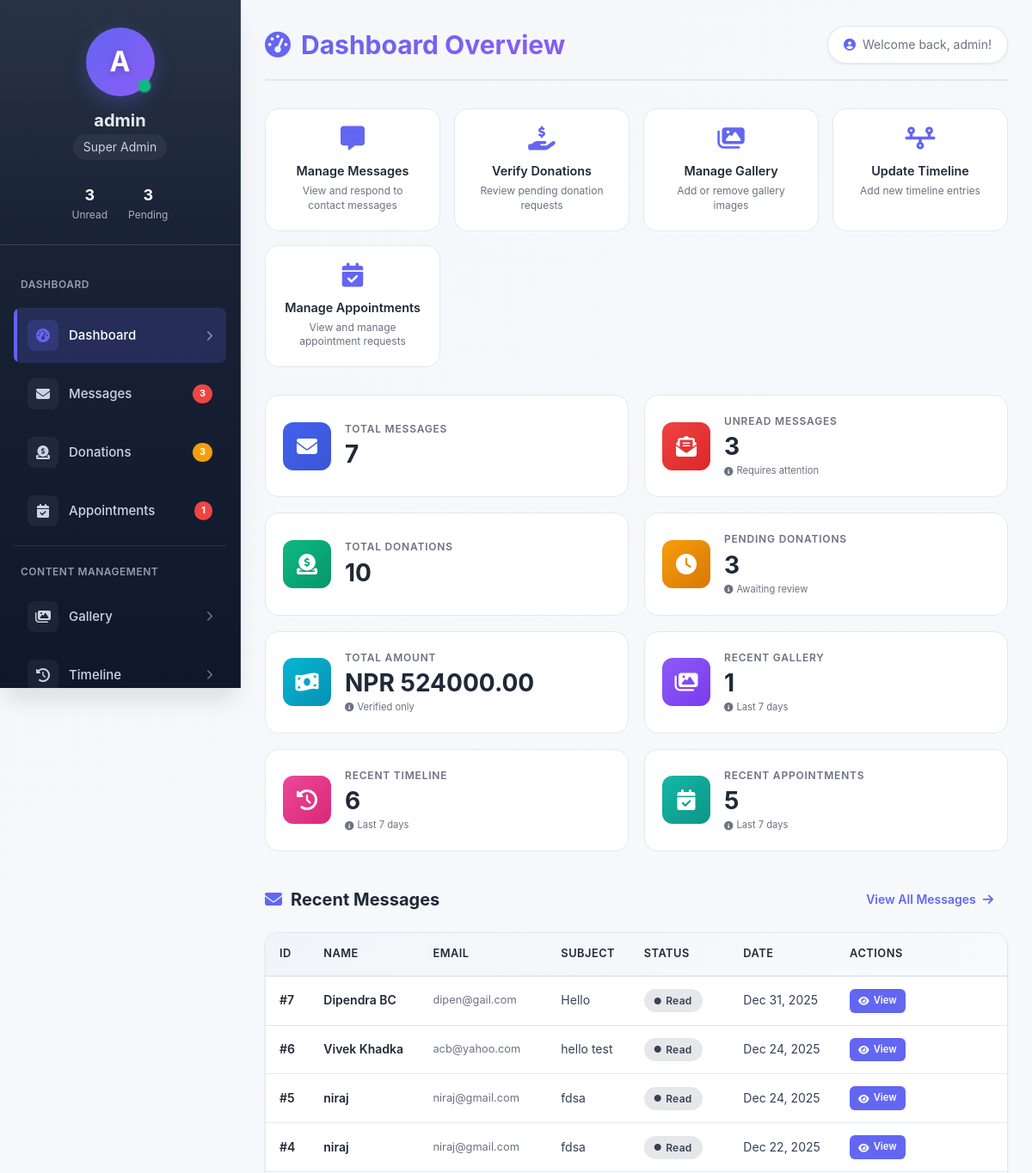
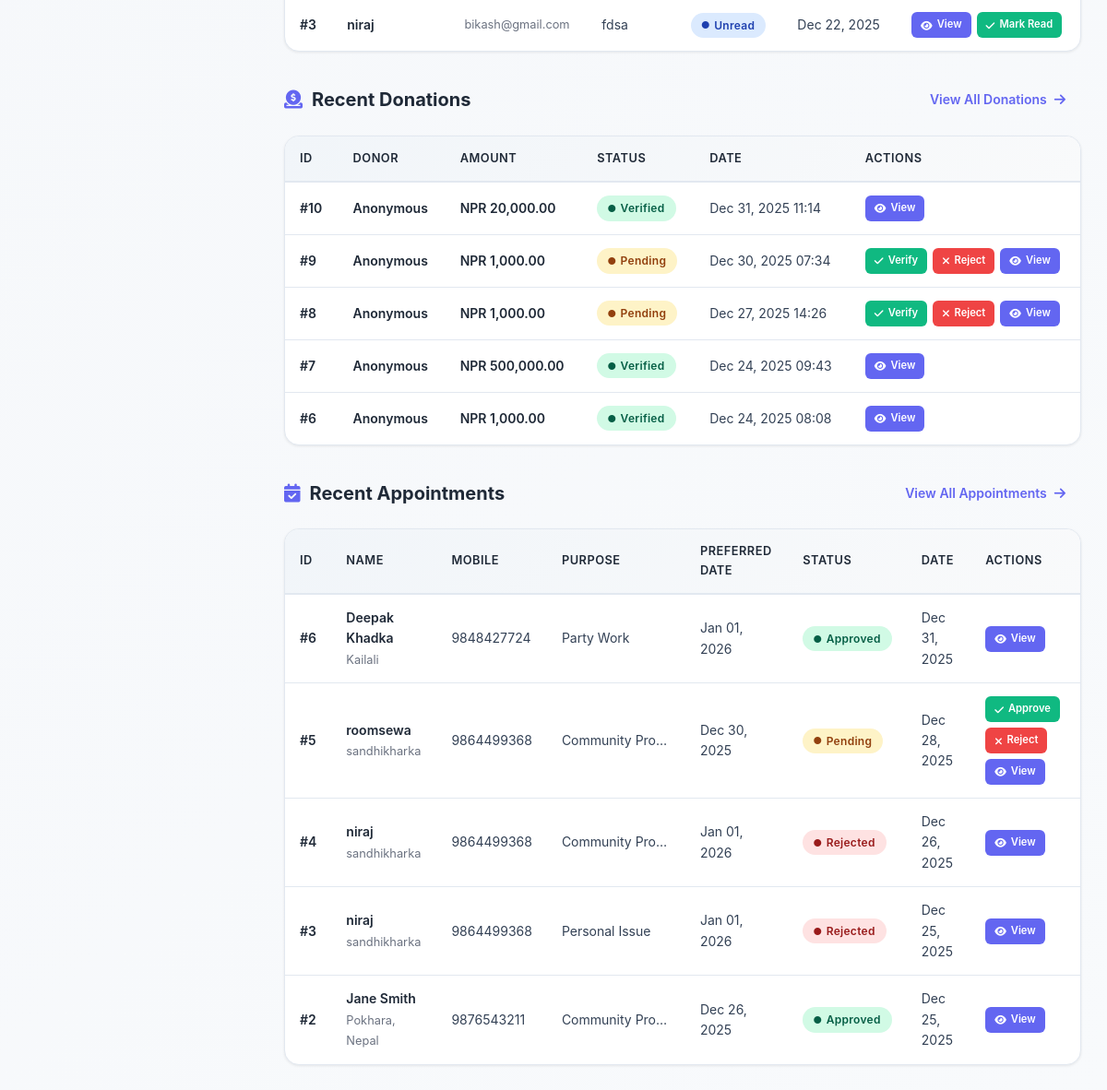
The app's page /backend/admin/dashboard.php (signed in) with its own data (2 pictures, top to bottom).
### tables this page shows
CREATE TABLE `contact_messages` (
  `id` int(11) NOT NULL,
  `name` varchar(100) NOT NULL,
  `email` varchar(100) NOT NULL,
  `subject` varchar(255) NOT NULL,
  `message` text NOT NULL,
  `is_read` tinyint(1) DEFAULT 0,
  `submitted_at` timestamp NOT NULL DEFAULT current_timestamp()
);

CREATE TABLE `donations` (
  `id` int(11) NOT NULL,
  `transaction_id` varchar(50) NOT NULL,
  `donor_name` varchar(100) DEFAULT NULL,
  `donor_email` varchar(100) DEFAULT NULL,
  `amount` decimal(10,2) DEFAULT NULL,
  `transaction_proof` varchar(255) DEFAULT NULL,
  `screenshot_path` varchar(255) DEFAULT NULL,
  `status` enum('pending','verified','rejected') DEFAULT 'pending',
  `phone` varchar(20) DEFAULT NULL,
  `message` text DEFAULT NULL,
  `created_at` timestamp NOT NULL DEFAULT current_timestamp(),
  `verified_at` timestamp NULL DEFAULT NULL
);

CREATE TABLE `appointments` (
  `id` int(11) NOT NULL,
  `full_name` varchar(100) NOT NULL,
  `mobile_number` varchar(20) NOT NULL,
  `address` varchar(255) DEFAULT NULL,
  `purpose` enum('Personal Issue','Community Problem','Development Project','Party Work','Other') NOT NULL,
  `preferred_date` date DEFAULT NULL,
  `message` text DEFAULT NULL,
  `status` enum('pending','approved','rejected','completed') DEFAULT 'pending',
  `submitted_at` timestamp NOT NULL DEFAULT current_timestamp(),
  `updated_at` timestamp NOT NULL DEFAULT current_timestamp() ON UPDATE current_timestamp()
);

### backend/admin/dashboard.php (the view, shortened to what the rows shown need)
<?php
$recent_messages = [];
$recent_donations = [];
$recent_appointments = [];
try {
    $conn = getPDOConnection();
    $stmt = $conn->query("SELECT * FROM contact_messages ORDER BY submitted_at DESC LIMIT 5");
    $recent_messages = $stmt->fetchAll(PDO::FETCH_ASSOC);
    $stmt = $conn->query("SELECT id, transaction_id, donor_name, donor_email, amount, status, created_at FROM donations ORDER BY created_at DESC LIMIT 5");
    $recent_donations = $stmt->fetchAll(PDO::FETCH_ASSOC);
    $stmt = $conn->query("SELECT * FROM appointments ORDER BY submitted_at DESC LIMIT 5");
    $recent_appointments = $stmt->fetchAll(PDO::FETCH_ASSOC);
} catch (PDOException $e) {
    $message = 'Database error: Unable to load dashboard data.';
    error_log("Dashboard error: " . $e->getMessage());
    $recent_appointments = [];
}
?>
<!DOCTYPE html>
<html lang="en">
<head>
    <link rel="stylesheet" href="https://cdnjs.cloudflare.com/ajax/libs/font-awesome/6.4.0/css/all.min.css">
</head>
<body>
    <div class="admin-container">
        <main class="main-content">
            <div class="page-header">
                <h1>
                    <i class="fas fa-tachometer-alt"></i>
                    Dashboard Overview
                </h1>
            </div>
            <div class="data-section">
                <div class="section-header">
                    <h2><i class="fas fa-envelope"></i> Recent Messages</h2>
                </div>
                <div class="card">
                    <?php if (count($recent_messages) > 0): ?>
                    <div class="table-responsive">
                        <table>
                            <thead>
                                <tr>
                                    <th>ID</th>
                                    <th>Name</th>
                                    <th>Email</th>
                                    <th>Subject</th>
                                    <th>Status</th>
                                    <th>Date</th>
                                    <th>Actions</th>
                                </tr>
                            </thead>
                            <tbody>
                                <?php foreach ($recent_messages as $msg): ?>
                                <tr>
                                    <td><strong>#<?php echo $msg['id']; ?></strong></td>
                                    <td><strong><?php echo htmlspecialchars($msg['name']); ?></strong></td>
                                    <td class="email"><?php echo htmlspecialchars($msg['email']); ?></td>
                                    <td class="text-truncate" style="max-width: 200px;">
                                        <?php echo htmlspecialchars(substr($msg['subject'], 0, 30)) . (strlen($msg['subject']) > 30 ? '...' : ''); ?>
                                    </td>
                                    <td>
                                        <span class="status-badge status-<?php echo $msg['is_read'] ? 'read' : 'unread'; ?>">
                                            <i class="fas fa-circle"></i>
                                            <?php echo $msg['is_read'] ? 'Read' : 'Unread'; ?>
                                        </span>
                                    </td>
                                    <td><?php echo date('M d, Y', strtotime($msg['submitted_at'])); ?></td>
                                    <td>
                                        <div class="action-buttons">
                                            <a href="messages.php?action=view&id=<?php echo $msg['id']; ?>" class="btn btn-view btn-sm">
                                                <i class="fas fa-eye"></i> View
                                            </a>
                                            <?php if (!$msg['is_read']): ?>
                                            <a href="messages.php?action=mark_read&id=<?php echo $msg['id']; ?>" class="btn btn-verify btn-sm">
                                                <i class="fas fa-check"></i> Mark Read
                                            </a>
                                            <?php endif; ?>
                                        </div>
                                    </td>
                                </tr>
                                <?php endforeach; ?>
                            </tbody>
                        </table>
                    </div>
                    <?php endif; ?>
                </div>
            </div>
            <div class="data-section">
                <div class="section-header">
                    <h2><i class="fas fa-donate"></i> Recent Donations</h2>
                </div>
                <div class="card">
                    <?php if (count($recent_donations) > 0): ?>
                    <div class="table-responsive">
                        <table>
                            <thead>
                                <tr>
                                    <th>ID</th>
                                    <th>Donor</th>
                                    <th>Amount</th>
                                    <th>Status</th>
                                    <th>Date</th>
                                    <th>Actions</th>
                                </tr>
                            </thead>
                            <tbody>
                                <?php foreach ($recent_donations as $donation): ?>
                                <tr>
                                    <td><strong>#<?php echo $donation['id']; ?></strong></td>
                                    <td>
                                        <strong><?php echo htmlspecialchars($donation['donor_name'] ?: 'Anonymous'); ?></strong><br>
                                    </td>
                                    <td><strong>NPR <?php echo number_format($donation['amount'], 2); ?></strong></td>
                                    <td>
                                        <span class="status-badge status-<?php echo $donation['status']; ?>">
                                            <i class="fas fa-circle"></i>
                                            <?php echo ucfirst($donation['status']); ?>
                                        </span>
                                    </td>
                                    <td><?php echo date('M d, Y H:i', strtotime($donation['created_at'])); ?></td>
                                    <td>
                                        <div class="action-buttons">
                                            <?php if ($donation['status'] === 'pending'): ?>
                                            <a href="donations.php?action=verify&id=<?php echo $donation['id']; ?>" class="btn btn-verify btn-sm">
                                                <i class="fas fa-check"></i> Verify
                                            </a>
                                            <a href="donations.php?action=reject&id=<?php echo $donation['id']; ?>" class="btn btn-reject btn-sm">
                                                <i class="fas fa-times"></i> Reject
                                            </a>
                                            <?php endif; ?>
                                            <a href="donations.php?action=view&id=<?php echo $donation['id']; ?>" class="btn btn-view btn-sm">
                                                <i class="fas fa-eye"></i> View
                                            </a>
                                        </div>
                                    </td>
                                </tr>
                                <?php endforeach; ?>
                            </tbody>
                        </table>
                    </div>
                    <?php endif; ?>
                </div>
            </div>
            <div class="data-section">
                <div class="section-header">
                    <h2><i class="fas fa-calendar-check"></i> Recent Appointments</h2>
                </div>
                <div class="card">
                    <?php if (count($recent_appointments) > 0): ?>
                    <div class="table-responsive">
                        <table>
                            <thead>
                                <tr>
                                    <th>ID</th>
                                    <th>Name</th>
                                    <th>Mobile</th>
                                    <th>Purpose</th>
                                    <th>Preferred Date</th>
                                    <th>Status</th>
                                    <th>Date</th>
                                    <th>Actions</th>
                                </tr>
                            </thead>
                            <tbody>
                                <?php foreach ($recent_appointments as $appt): ?>
                                <tr>
                                    <td><strong>#<?php echo $appt['id']; ?></strong></td>
                                    <td>
                                        <strong><?php echo htmlspecialchars($appt['full_name']); ?></strong><br>
                                        <span class="email"><?php echo htmlspecialchars($appt['address'] ?? 'Not specified'); ?></span>
                                    </td>
                                    <td><?php echo htmlspecialchars($appt['mobile_number']); ?></td>
                                    <td class="text-truncate" style="max-width: 150px;">
                                        <?php echo htmlspecialchars(substr($appt['purpose'], 0, 30)) . (strlen($appt['purpose']) > 30 ? '...' : ''); ?>
                                    </td>
                                    <td>
                                        <?php if ($appt['preferred_date']): ?>
                                            <?php echo date('M d, Y', strtotime($appt['preferred_date'])); ?>
                                        <?php else: ?>
                                            <span style="color: var(--gray);">Not specified</span>
                                        <?php endif; ?>
                                    </td>
                                    <td>
                                        <span class="status-badge status-<?php echo $appt['status']; ?>">
                                            <i class="fas fa-circle"></i>
                                            <?php echo ucfirst($appt['status']); ?>
                                        </span>
                                    </td>
                                    <td><?php echo date('M d, Y', strtotime($appt['submitted_at'])); ?></td>
                                    <td>
                                        <div class="action-buttons">
                                            <?php if ($appt['status'] === 'pending'): ?>
                                            <a href="appointment.php?action=approve&id=<?php echo $appt['id']; ?>" class="btn btn-verify btn-sm">
                                                <i class="fas fa-check"></i> Approve
                                            </a>
                                            <a href="appointment.php?action=reject&id=<?php echo $appt['id']; ?>" class="btn btn-reject btn-sm">
                                                <i class="fas fa-times"></i> Reject
                                            </a>
                                            <?php endif; ?>
                                            <a href="appointment.php?action=view&id=<?php echo $appt['id']; ?>" class="btn btn-view btn-sm">
                                                <i class="fas fa-eye"></i> View
                                            </a>
                                        </div>
                                    </td>
                                </tr>
                                <?php endforeach; ?>
                            </tbody>
                        </table>
                    </div>
                    <?php endif; ?>
                </div>
            </div>
        </main>
    </div>
</body>
</html>

### records on screen
contact_messages: id "7", name "Dipendra BC", email "dipen@gail.com", subject "Hello", is_read "Read", submitted_at "Dec 31, 2025"
contact_messages: id "6", name "Vivek Khadka", email "acb@yahoo.com", subject "hello test", is_read "Read", submitted_at "Dec 24, 2025"
contact_messages: id "5", name "niraj", email "niraj@gmail.com", subject "fdsa", is_read "Read", submitted_at "Dec 24, 2025"
contact_messages: id "4", name "niraj", email "niraj@gmail.com", subject "fdsa", is_read "Read", submitted_at "Dec 22, 2025"
contact_messages: id "3", name "niraj", email "bikash@gmail.com", subject "fdsa", is_read "Unread", submitted_at "Dec 22, 2025"
donations: id "10", donor_name "Anonymous", amount "20,000.00", status "Verified", created_at "Dec 31, 2025 11:14"
donations: id "9", donor_name "Anonymous", amount "1,000.00", status "Pending", created_at "Dec 30, 2025 07:34"
donations: id "8", donor_name "Anonymous", amount "1,000.00", status "Pending", created_at "Dec 27, 2025 14:26"
donations: id "7", donor_name "Anonymous", amount "500,000.00", status "Verified", created_at "Dec 24, 2025 09:43"
donations: id "6", donor_name "Anonymous", amount "1,000.00", status "Verified", created_at "Dec 24, 2025 08:08"
appointments: id "6", full_name "Deepak Khadka", address "Kailali", mobile_number "9848427724", purpose "Party Work", preferred_date "Jan 01, 2026", status "Approved", submitted_at "Dec 31, 2025"
appointments: id "5", full_name "roomsewa", address "sandhikharka", mobile_number "9864499368", purpose "Community Pro…", preferred_date "Dec 30, 2025", status "Pending", submitted_at "Dec 28, 2025"
appointments: id "4", full_name "niraj", address "sandhikharka", mobile_number "9864499368", purpose "Community Pro…", preferred_date "Jan 01, 2026", status "Rejected", submitted_at "Dec 26, 2025"
appointments: id "3", full_name "niraj", address "sandhikharka", mobile_number "9864499368", purpose "Personal Issue", preferred_date "Jan 01, 2026", status "Rejected", submitted_at "Dec 25, 2025"
appointments: id "2", full_name "Jane Smith", address "Pokhara, Nepal", mobile_number "9876543211", purpose "Community Pro…", preferred_date "Dec 26, 2025", status "Approved", submitted_at "Dec 25, 2025"

### other values on screen
$initial "A"
$username "admin"
$unreadMessages "3"
$pendingDonations "3"
$appointmentsPending "1"
$_SESSION['admin_username'] "admin"
$card['label'] "TOTAL MESSAGES"
$stats[$card['key']] "7"
$card['label'] "UNREAD MESSAGES"
$stats[$card['key']] "3"
$card['trend'] "Requires attention"
$card['label'] "TOTAL DONATIONS"
$stats[$card['key']] "10"
$card['label'] "PENDING DONATIONS"
$card['trend'] "Awaiting review"
